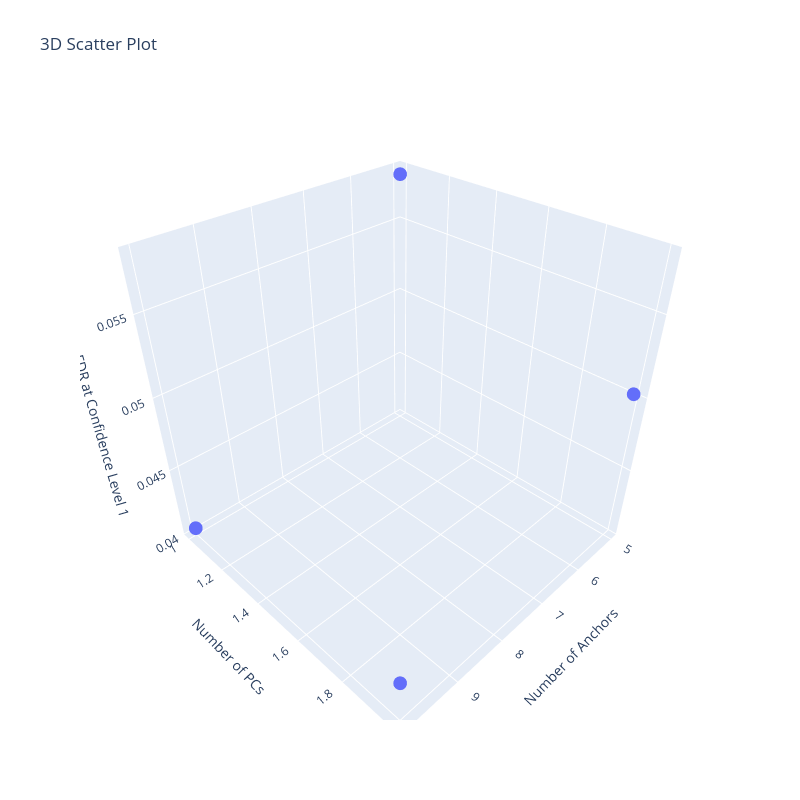
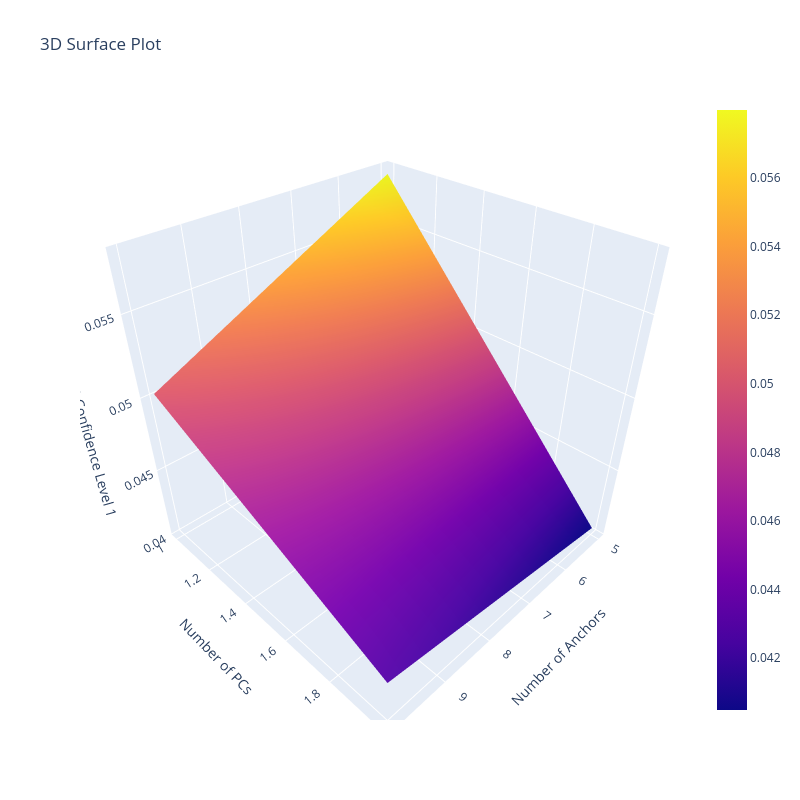

These figures' notebook cell, in order:
### Code cell
df = pd.read_csv(output_file_path)

'''
Specify here which domain to compare:
- "fdr_conf1": False Discovery Rate at Confidence Level 1
- "proportion_ft": Proportion of False Transfers to All Transfers
'''
domain_to_compare = 'fdr_conf1'
# x-axis: n_anchors, y-axis: fdr_conf1, group by: n_pc
unique_n_pc = df['n_pcs'].unique()
colors = plt.cm.rainbow(np.linspace(0, 1, len(unique_n_pc)))

plt.figure(figsize=(14, 10))
plt.axhline(y=.01, color='black', linestyle='dashdot', alpha=0.6)
plt.axhline(y=.05, color='black', linestyle='dashdot', alpha=0.6)
plt.axhline(y=.1, color='black', linestyle='dashdot', alpha=0.6)
# Specify the upper limit of FDR to view:
plt.ylim(0, 1 if domain_to_compare == 'fdr_conf1' else 100)

# Plot each line separately for each unique value in 'n_pc'
for i, n_pc in enumerate(unique_n_pc):
    subset_df = df[df['n_pcs'] == n_pc]
    mean_values = subset_df.groupby('n_anchors')[domain_to_compare].mean()
    plt.plot(mean_values.index, mean_values.values, marker='o', linestyle='--',
             label=f'PCs: {int(n_pc)}' if n_pc > 0 else "Without ESM", color=colors[i])

plt.xlabel('Number of Anchors')
plt.xticks([5, 10, 50, 100, 200, 300])
plt.ylabel(
    'FDR at Confidence Level 1' if domain_to_compare == 'fdr_conf1' else 'Percentage of False Transfers to All Transfers')
plt.title(
    'FDR at Confidence Level 1 for Number of Anchors grouped by PCs' if domain_to_compare == 'fdr_conf1' else 'Percentage of False Transfers to All Transfers for Number of Anchors grouped by PCs')
plt.legend()

plt.show()
# x-axis: n_pc, y-axis: fdr_conf1, group by: n_anchors
unique_n_anchors = df['n_anchors'].unique()

colors = plt.cm.rainbow(np.linspace(0, 1, len(unique_n_anchors)))

plt.figure(figsize=(14, 10))
plt.axhline(y=.01, color='black', linestyle='dashdot', alpha=0.6)
plt.axhline(y=.05, color='black', linestyle='dashdot', alpha=0.6)
plt.axhline(y=.1, color='black', linestyle='dashdot', alpha=0.6)
# Specify the upper limit of FDR to view:
plt.ylim(0, 1 if domain_to_compare == 'fdr_conf1' else 100)

# Plot each line separately for each unique value in 'n_pc'
for i, n_anchor in enumerate(unique_n_anchors):
    subset_df = df[df['n_anchors'] == n_anchor]
    mean_values = subset_df.groupby('n_pcs')[domain_to_compare].mean()
    plt.plot(mean_values.index, mean_values.values, marker='o', linestyle='--',
             label=f'Anchors: {int(n_anchor)}', color=colors[i])

plt.xlabel('Number of PCs')
plt.xticks([0, 1, 2, 3, 5, 10, 20], ['Without ESM', 1, 2, 3, 5, 10, 20])  # ,2,5,10
plt.ylabel(
    'FDR at Confidence Level 1' if domain_to_compare == 'fdr_conf1' else 'Percentage of False Transfers to All Transfers')
plt.title(
    'FDR at Confidence Level 1 for Number of PCs grouped by Anchors' if domain_to_compare == 'fdr_conf1' else 'Percentage of False Transfers to All Transfers for Number of PCs grouped by Anchors')
plt.legend()

plt.show()
# Create a 3D scatter plot
fig = go.Figure(data=[go.Scatter3d(x=df['n_anchors'], y=df['n_pcs'], z=df['fdr_conf1'], mode='markers')])
fig.update_layout(scene=dict(aspectmode='cube',
                             xaxis=dict(title='Number of Anchors'),
                             yaxis=dict(title='Number of PCs'),
                             zaxis=dict(title='FDR at Confidence Level 1')),
                  title='3D Scatter Plot',
                  width=800,
                  height=800)
fig.show()
# Create 3D surface plot
df_agg = df.groupby(['n_anchors', 'n_pcs']).mean().reset_index()

# Reshape the DataFrame into a grid
x_vals = sorted(df_agg['n_anchors'].unique())
y_vals = sorted(df_agg['n_pcs'].unique())
z_vals = df_agg.pivot(index='n_anchors', columns='n_pcs', values='fdr_conf1').values

# Create the surface plot
fig = go.Figure(data=[go.Surface(z=z_vals, x=x_vals, y=y_vals)])

# Update layout with axis labels and title
fig.update_layout(scene=dict(xaxis_title='Number of Anchors',
                             yaxis_title='Number of PCs',
                             zaxis_title='FDR at Confidence Level 1'),
                  title='3D Surface Plot',
                  width=800,
                  height=800)

fig.show()

### Figure 1 — Plotly figure (JSON) as saved in the notebook; plotly's stock layout.template omitted (floating-point values rounded to 4 significant figures)
{"data": [{"mode": "markers", "type": "scatter3d", "x": [5, 5, 10, 10], "y": [1, 2, 1, 2], "z": [0.05798, 0.05027, 0.04049, 0.04288]}], "layout": {"height": 800, "scene": {"aspectmode": "cube", "xaxis": {"title": {"text": "Number of Anchors"}}, "yaxis": {"title": {"text": "Number of PCs"}}, "zaxis": {"title": {"text": "FDR at Confidence Level 1"}}}, "title": {"text": "3D Scatter Plot"}, "width": 800}}

### Figure 2 — Plotly figure (JSON) as saved in the notebook; plotly's stock layout.template omitted (floating-point values rounded to 4 significant figures)
{"data": [{"type": "surface", "x": [5, 10], "y": [1, 2], "z": [[0.05798, 0.05027], [0.04049, 0.04288]]}], "layout": {"height": 800, "scene": {"xaxis": {"title": {"text": "Number of Anchors"}}, "yaxis": {"title": {"text": "Number of PCs"}}, "zaxis": {"title": {"text": "FDR at Confidence Level 1"}}}, "title": {"text": "3D Surface Plot"}, "width": 800}}
